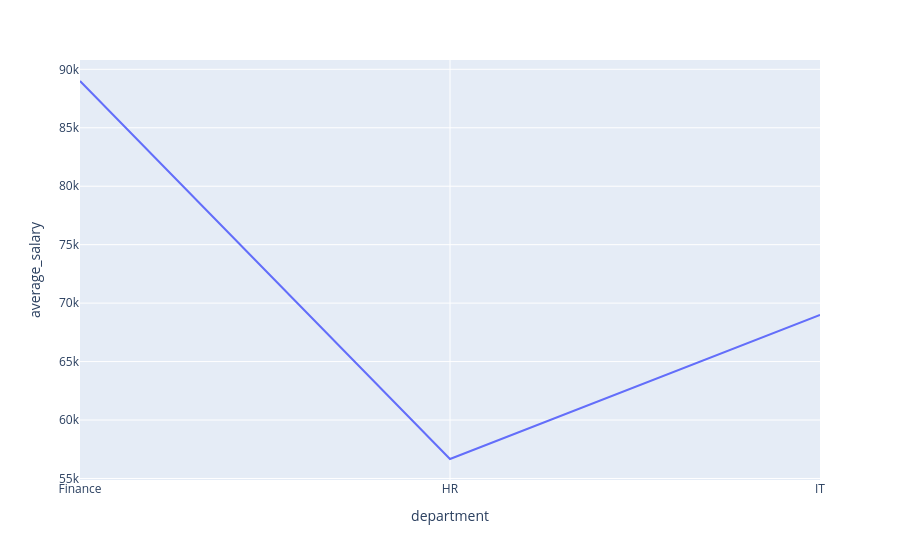

Here is the notebook cell this chart was saved with:
### Markdown cell above
22. Detect departments with mixed salary patterns 
For each department, calculate: 
•	average salary 
•	median salary 
•	standard deviation of salary 
•	coefficient of variation = std / mean 
Then identify which department has the most uneven salary distribution.

### Code cell
df = df_employees.groupby('department').agg(
    average_salary = ('salary', lambda x : x.mean().round(1)),
    median_salary = ('salary','median'),
    std_salary = ('salary',lambda x : x.std().round(2)),
    coefficient_salary = ('salary', lambda x : (x.std()/x.mean()))
)
df.nlargest(1,'coefficient_salary')
import plotly.express as px
print(df)
px.line(df,y = 'average_salary' )

### Figure 1 — Plotly figure (JSON) as saved in the notebook; plotly's stock layout.template omitted (floating-point values rounded to 4 significant figures)
{"data": [{"hovertemplate": "department=%{x}<br>average_salary=%{y}<extra></extra>", "legendgroup": "", "line": {"color": "#636efa", "dash": "solid"}, "marker": {"symbol": "circle"}, "mode": "lines", "name": "", "orientation": "v", "showlegend": false, "type": "scatter", "x": ["Finance", "HR", "IT"], "xaxis": "x", "y": [89000.0, 56670.0, 69000.0], "yaxis": "y"}], "layout": {"legend": {"tracegroupgap": 0}, "margin": {"t": 60}, "xaxis": {"anchor": "y", "domain": [0, 1], "title": {"text": "department"}}, "yaxis": {"anchor": "x", "domain": [0, 1], "title": {"text": "average_salary"}}}}
